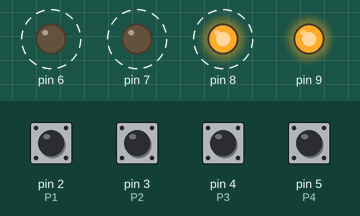
Recording of a sketch running on a simulated Arduino Uno, built with avr-gcc and run on an emulated ATmega328P. Shown: output pins drawn as LEDs (lit = HIGH). Dashed ring = blinking. The test bench sets the inputs (shaded band); at power-on: pin 2 (P1), pin 3 (P2), pin 4 (P3), pin 5 (P4) HIGH. What the sketch prints to the serial monitor is not drawn.

Above: at 0.85 s.
1.3 s: pin 4 (P3) pulled LOW for 0.15 s
At 1.93 s:
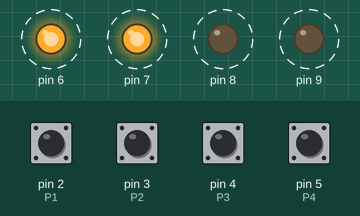
4.3 s: pin 4 (P3) pulled LOW for 1 s
At 5.68 s:
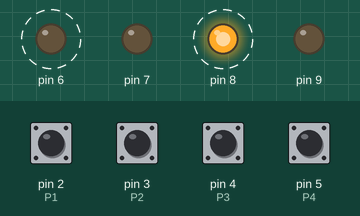
8.3 s: pin 5 (P4) pulled LOW for 0.15 s
At 9.11 s:
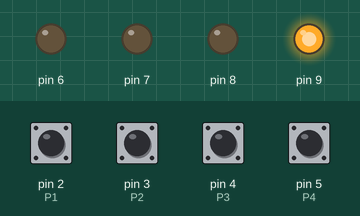
11.3 s: pin 2 (P1) pulled LOW for 1 s
15.3 s: pin 5 (P4) pulled LOW for 1 s
At 16.7 s:
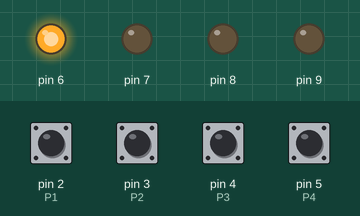
18.3 s: pin 3 (P2) pulled LOW for 0.15 s
Timing chart, 0 to 22.3 s (numbered marks = the images above; inputs shaded):
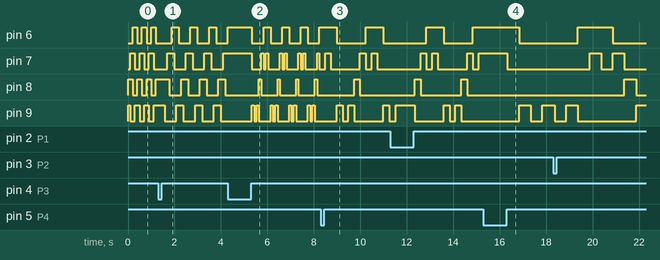

Measured:
- after the input at 1.3 s, pin 6: alternates HIGH for 0.30 s and LOW for 0.50 s, starting after 0.59 s; pin 7: alternates HIGH for 0.30 s and LOW for 0.50 s, starting after 0.39 s; pin 8: alternates HIGH for 0.30 s and LOW for 0.50 s, starting after 0.49 s; pin 9: alternates HIGH for 0.30 s and LOW for 0.50 s, starting after 0.29 s
- after the input at 15.3 s, pin 8: stays LOW (without the input it goes to HIGH after 1.0 s)
- by itself, pin 6–8: alternates HIGH for 0.20 s and LOW for 0.20 s
- by itself, pin 9: repeats every 0.40 s: LOW 0.20 s, HIGH 0.20 s

The sketch:

Movimiento__Motor.ino
```cpp
const byte A=6;   //SALIDAS DRIVER
const byte B=7;
const byte C=8;
const byte D=9;

  //PULSADORES
byte P1=2;//GIRO HORARIO
byte P2=3;//GIRO ANTI-HORARIO
byte P3=4;//SECUENCIA MOVIMIENTO
byte P4=5;//VELOCIDAD MOTOR

byte sentido=1;
byte paso=4;
int cont_paso=-1;//ESTE ERA EL ERROR Porque Lo tenia declarado con byte y el byte tiene un rango muy limitado
byte conff=2;

int Mvel[5]={25,50,100,250,500};
int vel=2;


const int unpaso[4]={B1000,B0100,B0010,B0001};//B1000-->DCBA-->D=1,C=0,B=0,A=0. B1000=bitsss A=ini - D=fin
const int Dospasos[4]={B1100,B0110,B0011,B1001};
const int mediopaso[8]={B1000,
                    B1100,
                    B0100,
                    B0110,
                    B0010,
                    B0011,
                    B0001,
                    B1001};

void bits(int bitsss, int ini, int fin )//B1000-->DCBA-->D=1,C=0,B=0,A=0. B1000=bitsss  D=1=fin - A=0=ini
{
  for(int i=ini;i<=fin;i++)    // bitsss=unpaso[3]=B0001 al vector de cada secuencia segun la eleccion
  {
    digitalWrite(i, bitRead(bitsss,i-ini));//ESCRIBO EN LAS SALIDAS OUTPUT los bits entregados por dicha funcion.-----SACA LOS BITS POR CADA PIN DEL ARDUINO
  }
}

void setup() {
     for(int k=2;k<=5;k++)
     {
         pinMode(k, INPUT_PULLUP);
     }
     for(int i=6;i<=9;i++)//------------> PINES utilizados por la funcion bitRead
     {
        pinMode(i, OUTPUT);
     }
   Serial.begin(9600);
}

void loop() {
  if(!digitalRead(P1))//SENTIDO HORARIO
  { delay(35);
    sentido=1;
    Serial.print(sentido);
    cont_paso=-1;
  }
  if(!digitalRead(P2))//SENTIDO ANTIHORARIO
  { delay(35);
    sentido=0;
    Serial.print(sentido);
    cont_paso=paso;
  }
  if(!digitalRead(P3))//SECUENCIA MOVIMIENTO
  {  delay(35);
     while(!digitalRead(P3));
     delay(35);
     conff++;
     if(conff>3)
     conff=1;
//     if(sentido==1)
//         cont_paso=-1;
//     else
//         cont_paso=paso;
//     bits(B0000,A,D);   //   ----------------> Llama funcion bitRead
  }
  if(!digitalRead(P4))//VELOCIDAD MOTOR
  {delay(35);
     while(!digitalRead(P4));
     delay(35);
     vel++;
     Serial.print(vel);
     if(vel>4)
     vel=0;
  }
  if(sentido==1)//LOGICA CONTADORES //Por defecto inicia en sentido horario
  {
    cont_paso++;//POR DEFECTO INICIA EN -1 Y AL AUMENTAR 1 QUEDA EN LA POSICION CERO DEL VECTOR DE LA SECUENCIA
    if(cont_paso>=paso)
    cont_paso=0;
  }
  else{
    cont_paso--;
    if(cont_paso<0)
    cont_paso=paso-1;
  }
Serial.print(conff);//Por defecto inicia la configuración de movimiento en 2
  switch (conff)
  {
    case 1:  bits(unpaso[cont_paso],A,D);//bitsss= unpaso[cont_paso]--------->ESTO SE ENVIA A LA FUNCION bitRead Y SACA LOS BITS POR CADA PIN DEL ARDUINO

             Serial.print(" Un paso ");
    break;

    case 2:  bits(Dospasos[cont_paso],A,D);//bitsss= Dospasos[cont_paso]--------->ESTO SE ENVIA A LA FUNCION bitRead Y SACA LOS BITS POR CADA PIN DEL ARDUINO

             Serial.print(" Dos pasos ");
    break;

    case 3:  bits(mediopaso[cont_paso],A,D);//bitsss= mediopaso[cont_paso]--------->ESTO SE ENVIA A LA FUNCION bitRead Y SACA LOS BITS POR CADA PIN DEL ARDUINO
             paso=8;
             Serial.print(" Medio paso ");
    break;
  }
  delay(Mvel[vel]);
}
```
